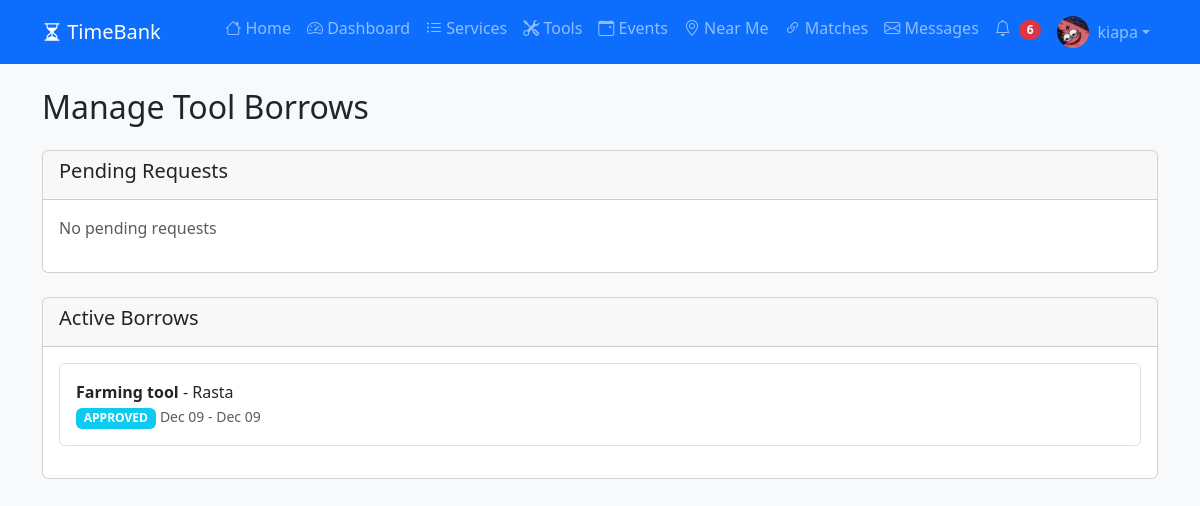
/tools/borrows/ (signed in), run on the app's committed database.
### myapp/models.py (models this page shows, shortened)
class Profile(models.Model):
    user = models.OneToOneField(User, on_delete=models.CASCADE)
    time_credits = models.DecimalField(max_digits=10, decimal_places=2, default=0.00)
    bio = models.TextField(blank=True)
    location = models.CharField(max_length=100, help_text="Neighborhood or City")
    phone = models.CharField(max_length=20, blank=True)
    profile_picture = models.ImageField(upload_to='profiles/', blank=True, null=True)
    latitude = models.DecimalField(max_digits=9, decimal_places=6, null=True, blank=True)
    longitude = models.DecimalField(max_digits=9, decimal_places=6, null=True, blank=True)
    is_available = models.BooleanField(default=True, help_text="Available to help others")
    created_at = models.DateTimeField(auto_now_add=True)

class ToolBorrow(models.Model):
    STATUS_CHOICES = [
        ('PENDING', 'Pending Approval'),
        ('APPROVED', 'Approved'),
        ('BORROWED', 'Currently Borrowed'),
        ('RETURNED', 'Returned'),
        ('CANCELLED', 'Cancelled'),
    ]
    tool = models.ForeignKey(Tool, on_delete=models.CASCADE, related_name='borrows')
    borrower = models.ForeignKey(User, on_delete=models.CASCADE, related_name='borrowed_tools')
    requested_at = models.DateTimeField(auto_now_add=True)
    start_date = models.DateTimeField()
    end_date = models.DateTimeField()
    actual_return_date = models.DateTimeField(null=True, blank=True)
    status = models.CharField(max_length=10, choices=STATUS_CHOICES, default='PENDING')
    notes = models.TextField(blank=True)

class Tool(models.Model):
    owner = models.ForeignKey(User, on_delete=models.CASCADE, related_name='tools')
    name = models.CharField(max_length=100)
    description = models.TextField()
    image = models.ImageField(upload_to='tools/', blank=True, null=True)
    is_available = models.BooleanField(default=True)

### myapp/views.py (the view)
# urls.py: path('tools/borrows/', views.tool_manage_borrows, name='tool_manage_borrows'),
@login_required
def tool_manage_borrows(request):
    pending_requests = ToolBorrow.objects.filter(
        tool__owner=request.user,
        status='PENDING'
    )
    active_borrows = ToolBorrow.objects.filter(
        tool__owner=request.user,
        status__in=['APPROVED', 'BORROWED']
    )
    context = {
        'pending_requests': pending_requests,
        'active_borrows': active_borrows,
    }
    return render(request, 'tools/manage_borrows.html', context)

### myapp/templates/tools/manage_borrows.html (shortened to what this page needs)
{% extends 'base.html' %}
{% block content %}
<h2 class="mb-4">Manage Tool Borrows</h2>
<div class="card mb-4">
    <div class="card-header"><h5>Pending Requests</h5></div>
    <div class="card-body">
        {% for borrow in pending_requests %}
        <div class="d-flex justify-content-between align-items-center mb-3 p-3 border rounded">
            <div>
                <strong>{{ borrow.tool.name }}</strong><br>
                <small>Requested by {{ borrow.borrower.username }}</small><br>
                <small class="text-muted">{{ borrow.start_date|date:"M d" }} - {{ borrow.end_date|date:"M d" }}</small>
            </div>
            <a href="{% url 'tool_approve_borrow' borrow.pk %}" class="btn btn-sm btn-primary">Review</a>
        </div>
        {% empty %}
        <p class="text-muted">No pending requests</p>
        {% endfor %}
    </div>
</div>
<div class="card">
    <div class="card-header"><h5>Active Borrows</h5></div>
    <div class="card-body">
        {% for borrow in active_borrows %}
        <div class="mb-3 p-3 border rounded">
            <strong>{{ borrow.tool.name }}</strong> - {{ borrow.borrower.username }}<br>
            <span class="badge bg-info">{{ borrow.status }}</span>
            <small class="text-muted">{{ borrow.start_date|date:"M d" }} - {{ borrow.end_date|date:"M d" }}</small>
        </div>
        {% empty %}
        <p class="text-muted">No active borrows</p>
        {% endfor %}
    </div>
</div>
{% endblock %}

### myapp/templates/base.html (shortened to what this page needs)
<!DOCTYPE html>
<html lang="en">
<head>
    <link href="https://cdn.jsdelivr.net/npm/bootstrap@5.3.0/dist/css/bootstrap.min.css" rel="stylesheet">
    <link rel="stylesheet" href="https://cdn.jsdelivr.net/npm/bootstrap-icons@1.11.0/font/bootstrap-icons.css">
    <link rel="stylesheet" href="https://unpkg.com/leaflet@1.9.4/dist/leaflet.css" />
</head>
<body class="bg-light">
    <nav class="navbar navbar-expand-lg navbar-dark bg-primary">
        <div class="container">
            <a class="navbar-brand" href="{% url 'home' %}">
                <i class="bi bi-hourglass-split"></i> TimeBank
            </a>
            <div class="collapse navbar-collapse" id="navbarNav">
                <ul class="navbar-nav ms-auto">
                    <li class="nav-item">
                        <a class="nav-link" href="{% url 'home' %}">
                            <i class="bi bi-house"></i> Home
                        </a>
                    </li>
                    {% if user.is_authenticated %}
                    <li class="nav-item">
                        <a class="nav-link" href="{% url 'dashboard' %}">
                            <i class="bi bi-speedometer2"></i> Dashboard
                        </a>
                    </li>
                    {% endif %}
                    <li class="nav-item">
                        <a class="nav-link" href="{% url 'listing_browse' %}">
                            <i class="bi bi-list-ul"></i> Services
                        </a>
                    </li>
                    <li class="nav-item">
                        <a class="nav-link" href="{% url 'tool_browse' %}">
                            <i class="bi bi-tools"></i> Tools
                        </a>
                    </li>
                    <li class="nav-item">
                        <a class="nav-link" href="{% url 'event_browse' %}">
                            <i class="bi bi-calendar-event"></i> Events
                        </a>
                    </li>
                    <li class="nav-item">
                        <a class="nav-link" href="{% url 'map_view' %}">
                            <i class="bi bi-geo-alt"></i> Near Me
                        </a>
                    </li>
                    {% if user.is_authenticated %}
                    <li class="nav-item">
                        <a class="nav-link" href="{% url 'find_matches' %}">
                            <i class="bi bi-link-45deg"></i> Matches
                        </a>
                    </li>
                    <li class="nav-item">
                        <a class="nav-link position-relative" href="{% url 'inbox' %}">
                            <i class="bi bi-envelope"></i> Messages
                        </a>
                    </li>
                    <li class="nav-item">
                        <a class="nav-link position-relative" href="{% url 'notifications' %}">
                            <i class="bi bi-bell"></i>
                        </a>
                    </li>
                    <li class="nav-item dropdown">
                        <a class="nav-link dropdown-toggle d-flex align-items-center" href="#" id="userDropdown" role="button" data-bs-toggle="dropdown">
                            {% if user.profile.profile_picture %}
                                <img src="{{ user.profile.profile_picture.url }}"
                                     class="rounded-circle me-2"
                                     width="32"
                                     height="32"
                                     style="object-fit: cover;"
                                     alt="{{ user.username }}">
                            {% else %}
                                <div class="rounded-circle bg-primary text-white d-flex align-items-center justify-content-center me-2"
                                     style="width: 32px; height: 32px; font-size: 14px; font-weight: bold;">
                                    {{ user.username|first|upper }}
                                </div>
                            {% endif %}
                            {{ user.username }}
                        </a>
                    </li>
                    {% endif %}
                </ul>
            </div>
        </div>
    </nav>
    <div class="container mt-4">
        {% block content %}
        {% endblock %}
    </div>
</body>
</html>

### data on the page
ToolBorrow: tool.name "Farming tool", borrower.username "Rasta", status "APPROVED", start_date "Dec 09", end_date "Dec 09"

### other printed values
{{ user.username }} "kiapa"
